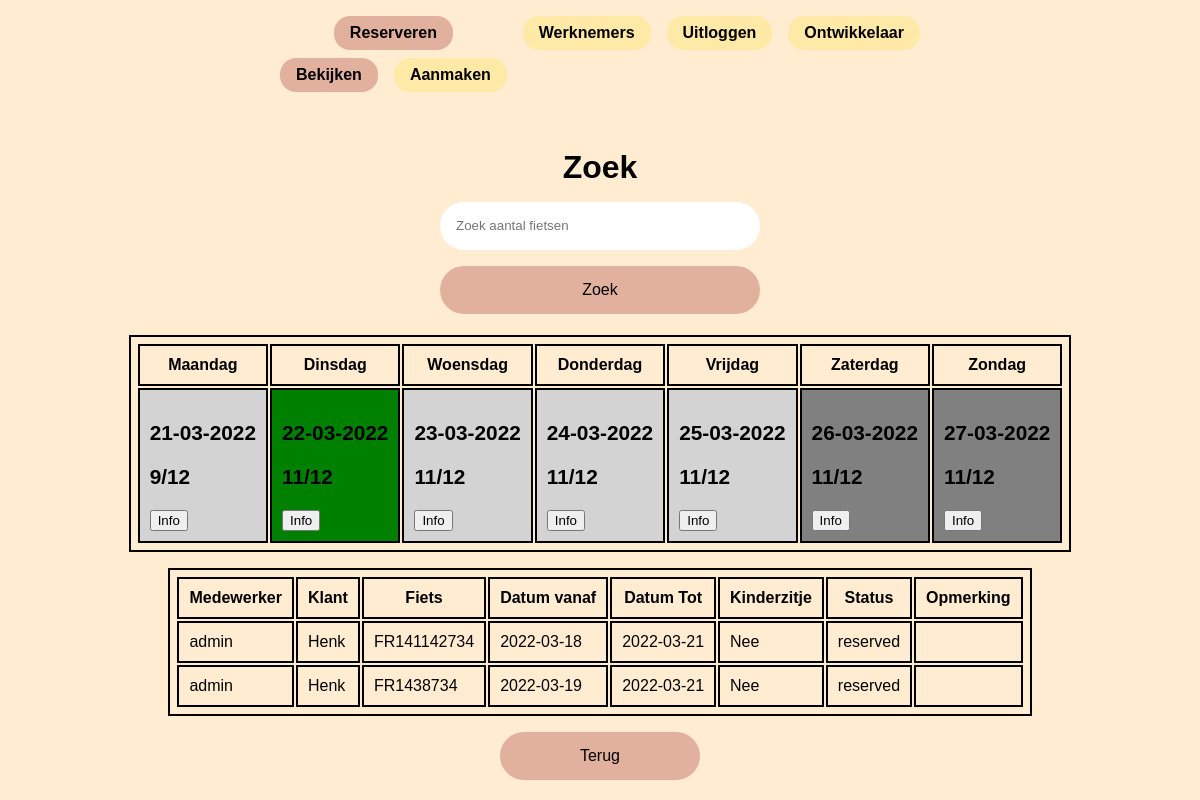
The page /?page=reserve&dayInfo=21-03-2022 (signed in) on the database its author committed.
### tables this page shows
CREATE TABLE `page` (
  `name` varchar(64) NOT NULL,
  `parent` varchar(64) NOT NULL,
  `display` varchar(64) NOT NULL,
  `order` int(8) NOT NULL DEFAULT 0,
  `permission` enum('user','admin') NOT NULL DEFAULT 'user'
);

CREATE TABLE `bike_rental` (
  `id` int(11) NOT NULL,
  `employee_name` varchar(64) NOT NULL,
  `customer_id` int(11) NOT NULL,
  `framenumber` varchar(30) NOT NULL,
  `date_from` date NOT NULL DEFAULT current_timestamp(),
  `date_to` date NOT NULL,
  `child_seat` tinyint(1) NOT NULL,
  `status` enum('reserved','rented_out','returned') NOT NULL,
  `comment` text NOT NULL
);

CREATE TABLE `customer` (
  `id` int(11) NOT NULL,
  `salutation` varchar(20) NOT NULL,
  `name` varchar(45) NOT NULL,
  `surname` varchar(50) NOT NULL,
  `email` varchar(50) NOT NULL,
  `phonenumber` varchar(20) NOT NULL,
  `postalcode` varchar(8) NOT NULL,
  `address` varchar(100) NOT NULL,
  `comment` text NOT NULL
);

### classes/Database.php (called while the page is built, shortened)
<?php
class Database
{
    public static function getPDO(): PDO
    {
        static $pdo = new PDO("mysql:host=localhost;dbname=fietsverhuur_de_elstar", "root", "");
        return $pdo;
    }
}

### classes/Page.php (called while the page is built, shortened)
<?php
require_once("classes/Database.php");
class Page
{
    private string $name;
    private string $display;
    private function __construct(string $name, string $display)
    {
        $this->name = $name;
        $this->display = $display;
    }
    public function getName()
    {
        return $this->name;
    }
    public function getDisplay()
    {
        return $this->display;
    }
    public function getChildren(): array
    {
        $params = array(":parent" => $this->name);
        $sth = Database::getPDO()->prepare("SELECT `name`, `display` FROM `page` WHERE `parent` = :parent ORDER BY `order`;");
        $sth->execute($params);
        $children = array();
        while ($row = $sth->fetch())
        {
            $child = new Page($row["name"], $row["display"]);
            $children[] = $child;
        }
        return $children;
    }
    public static function getRootChildren(): array
    {
        $sth = Database::getPDO()->prepare("SELECT `name`, `display` FROM `page` WHERE `parent` = '' ORDER BY `order`;");
        $sth->execute();
        $children = array();
        while ($row = $sth->fetch())
        {
            $child = new Page($row["name"], $row["display"]);
            $children[] = $child;
        }
        return $children;
    }
}

### classes/Bike.php (called while the page is built, shortened)
<?php
require_once("Database.php");
class Bike
{
    public static function getTotalBikeCount() : int
    {
        $sth = Database::getPDO()->prepare("SELECT * FROM Bike");
        $sth->execute();
        return $sth->rowCount();
    }
}
?>

### classes/BikeRental.php (called while the page is built, shortened)
<?php
require_once("Database.php");
class BikeRental
{
    private string $dateNow;
    private static string $queryString = "AND status = ";
    private string $status;
    public function __construct()
    {
        $this->status = BikeRental::$queryString . 1;
    }
    public function setDate($value) : void
    {
        $this->dateNow = $value;
    }
    public function setStatus($value) : void
    {
        $this->status = ($value == 0) ? "" : BikeRental::$queryString . $value;
    }
    public function getDate() : array
    {
        $params = array(':dateNow'=>$this->dateNow, ':status'=>$this->status);
        $sth = Database::getPDO()->prepare("SELECT * FROM bike_rental WHERE date_from <= :dateNow AND date_to >= :dateNow :status ORDER BY customer_id ASC");
        $sth->execute($params);
        return $sth->fetchAll();
    }
}
?>

### classes/Customer.php (called while the page is built, shortened)
<?php
require_once("Database.php");
class Customer
{
    private int $customerId;
    public function setCustomerId($value) : void
    {
        $this->customerId = $value;
    }
    public function getCustomerById() : array
    {
        $params = array(":customerId"=> $this->customerId);
        $sth = Database::getPDO()->prepare("SELECT * FROM Customer WHERE id = :customerId");
        $sth->execute($params);
        return $sth->fetch();
    }
}
?>

### pages/reserve/reserve.php (the view, shortened to what this page needs)
<div class="form-wrapper">
    <form action="" method="post">
        <header>Zoek</header>
        <input type="text" name="searchBikeCount" placeholder="Zoek aantal fietsen">
        <input type="submit" value="Zoek">
    </form>
</div>
<table>
    <tr>
        <th>Maandag</th>
        <th>Dinsdag</th>
        <th>Woensdag</th>
        <th>Donderdag</th>
        <th>Vrijdag</th>
        <th>Zaterdag</th>
        <th>Zondag</th>
    </tr>
    <?php
    $totalBikeCount = (new Bike)->getTotalBikeCount();
    $bikeRental = new BikeRental();
    $getdate_wday = (getdate()["wday"] == 0) ? 6 : getdate()["wday"] - 1;
    $date = date("d-m-Y", strtotime("-" . $getdate_wday .  " days"));
    $weekCount = 10;
    if (isset($_GET["dayInfo"]))
    {
        $weekCount = 1;
        $getWday = (getdate(strtotime($_GET["dayInfo"]))["wday"] == 0) ? 6 : getdate(strtotime($_GET["dayInfo"]))["wday"] - 1;
        $date = date("d-m-Y", strtotime($_GET["dayInfo"] . "-" . $getWday . " days"));
    }
    for ($j = 0; $j < $weekCount; $j++)
    {
        echo "<tr>";
        for ($i = 0; $i < 7; $i++)
        {
            $bikeRental->setDate(date("Y-m-d", strtotime($date)));
            $bikeRental->setStatus(1);
            $bikeCountReserved = $totalBikeCount - count($bikeRental->getDate()) - 1;
            $color = "";
            if (isset($_POST["searchBikeCount"]) && $_POST["searchBikeCount"] > $bikeCountReserved)
            {
                $color = "darkred";
            }
            else if ($date == date("d-m-Y"))
            {
                $color = "green";
            }
            else if (getdate(strtotime($date))["wday"] == 6 || getdate(strtotime($date))["wday"] == 0)
            {
                $color = "gray";
            }
            else
            {
                $color = "lightgray";
            }
            echo "
            <td style='background-color: {$color};'>
                <p class='table-text'>{$date}</p>
                <p class='table-text'> {$bikeCountReserved}/{$totalBikeCount}</p>
                <button><a href='?page=reserve&dayInfo={$date}'>Info</a></button>
            </td>";
            $date = date("d-m-Y", strtotime($date .  "+1 days"));
        }
        echo "</tr>";
    }
    ?>
</table>
<?php if (isset($_GET["dayInfo"])) : ?>
    <table>
        <tr>
            <th>Medewerker</th>
            <th>Klant</th>
            <th>Fiets</th>
            <th>Datum vanaf</th>
            <th>Datum Tot</th>
            <th>Kinderzitje</th>
            <th>Status</th>
            <th>Opmerking</th>
        </tr>
        <?php
        $customer = new Customer();
        $bikeRental->setStatus(0);
        $bikeRental->setDate(date("Y-m-d", strtotime($_GET["dayInfo"])));
        $getDate = $bikeRental->getDate();
        for ($i = 0; $i < count($getDate); $i++)
        {
            echo "<tr>";
            $customer->setCustomerId($getDate[$i]["customer_id"]);
            for ($j = 1; $j < (count($getDate[$i]) / 2); $j++)
            {
                $displayText = $getDate[$i][$j];
                switch ($j)
                {
                    case 2:
                        $displayText = $customer->getCustomerById()["name"];
                        break;
                    case 6:
                        $displayText = $displayText == 0 ? "Nee" : "Ja";
                        break;
                }
                echo "<td>{$displayText}</td>";
            }
            echo "</tr>";
        }
        ?>
    </table>
    <a href="?page=reserve"><button class="back-button">Terug</button></a>
<?php endif ?>

### index.php (shortened to what this page needs)
<?php
require_once("classes/Database.php");
require_once("classes/Bike.php");
require_once("classes/BikeRental.php");
require_once("classes/Page.php");
require_once("classes/Customer.php");
?>
<!DOCTYPE html>
<html>
<head>
    <link rel="stylesheet" href="<?= ROOT ?>css/style.css">
    <link rel="stylesheet" href="<?= ROOT ?>css/form.css">
    <link rel="stylesheet" href="<?= ROOT ?>css/header.css">
    <link rel="stylesheet" href="<?= ROOT ?>css/reserve.css">
    <link rel="stylesheet" href="<?= ROOT ?>css/search.css">
</head>
<body>
    <?php if (isset($_SESSION["user"])) : ?>
        <?php
        $children = Page::getRootChildren();
        ?>
        <header id="header">
            <?php require("header.php"); ?>
        </header>
        <div class="page-wrapper">
            <?php require("pages/{$current->getName()}.php"); ?>
        </div>
    <?php else : ?>
        <div class="page-wrapper">
            <?php require("login.php"); ?>
        </div>
    <?php endif ?>
</body>
</html>

### header.php (shortened to what this page needs)
<?php
$current = $children[0];
?>
<ul>
    <?php foreach ($children as $child) : ?>
        <?php if ($child == $current) : ?>
            <?php $children = $child->getChildren(); ?>
            <?php if ($children) : ?>
                <div class="folder">
                    <a href="<?= ROOT . $child->getName() ?>">
                        <li class="current"><?= $child->getDisplay() ?></li>
                    </a>
                    <?php require("header.php"); ?>
                </div>
            <?php else : ?>
                <a href="<?= ROOT . $child->getName() ?>">
                    <li class="current"><?= $child->getDisplay() ?></li>
                </a>
            <?php endif ?>
        <?php else : ?>
            <a href="<?= ROOT . $child->getName() ?>">
                <li><?= $child->getDisplay() ?></li>
            </a>
        <?php endif ?>
    <?php endforeach ?>
</ul>

### css/style.css (style rules this page uses)
:root { --background-color: #ffECD1; --active-color: #E2B19D; --highlight-color: #ffE9A7; --input-color: #FFF; --error-color: #F00; }
body { margin: 0; padding: 0; min-height: 100vh; display: flex; flex-direction: column; font-family: Arial, Helvetica, sans-serif; background-color: var(--background-color); }
.page-wrapper { margin: auto; display: flex; flex-direction: column; align-items: center; gap: 1rem; }

### css/form.css (style rules this page uses)
form { margin: 0; padding: 0; width: 20rem; display: flex; flex-direction: column; gap: 1rem; align-items: stretch; }
form > header { margin: 0; padding: 0; font-size: 2rem; font-weight: bolder; text-align: center; }
form input { margin: 0; padding: 0 1rem; height: 3rem; border-radius: 1.5rem; border: none; background-color: var(--input-color); }
form input[type="submit"] { font-size: 1rem; background-color: var(--active-color); cursor: pointer; transition: filter .2s; }

### css/header.css (style rules this page uses)
#header { margin-bottom: 1rem; padding: .5rem 1rem 1rem 1rem; display: flex; flex-direction: row; justify-content: center; }
#header ul { margin: .5rem 0 0 0; padding: 0; display: flex; flex-direction: row; align-items: flex-start; gap: 1rem; list-style: none; }
#header .folder { display: flex; flex-direction: column; align-items: center; list-style: none; }
#header li { margin: 0; padding: .5rem 1rem; border-radius: 1rem; background-color: var(--highlight-color); transition: filter .2s; font-weight: bold; }
#header li.current { margin: 0; padding: .5rem 1rem; border-radius: 1rem; background-color: var(--active-color); }
#header a { color: black; text-decoration: none; }

### css/reserve.css (style rules this page uses)
.form-wrapper { margin: 5px; }
table { border: 2px black solid; padding: 5px; }
td, th { padding: 10px; border: 2px black solid; }
.table-text { font-size: 1.3rem; font-weight: bold; }
a { text-decoration: none; color: black; }
.back-button { font-size: 1rem; background-color: var(--active-color); transition: filter .2s; margin: 0; padding: 0 5rem; height: 3rem; cursor: pointer; border-radius: 1.5rem; border-width: 0; }

### rows shown on the page
page: display "Reserveren"
page: display "Bekijken"
page: display "Aanmaken"
page: display "Werknemers"
page: display "Uitloggen"
page: display "Ontwikkelaar"
bike_rental: employee_name "admin", framenumber "FR141142734", date_from "2022-03-18", date_to "2022-03-21", child_seat "Nee", status "reserved"
customer: name "Henk"
bike_rental: employee_name "admin", framenumber "FR1438734", date_from "2022-03-19", date_to "2022-03-21", child_seat "Nee", status "reserved"

### other values the page prints
$bikeCountReserved "9"
$date "22-03-2022"
$bikeCountReserved "11"
$date "23-03-2022"
$date "24-03-2022"
$date "25-03-2022"
$date "26-03-2022"
$date "27-03-2022"
